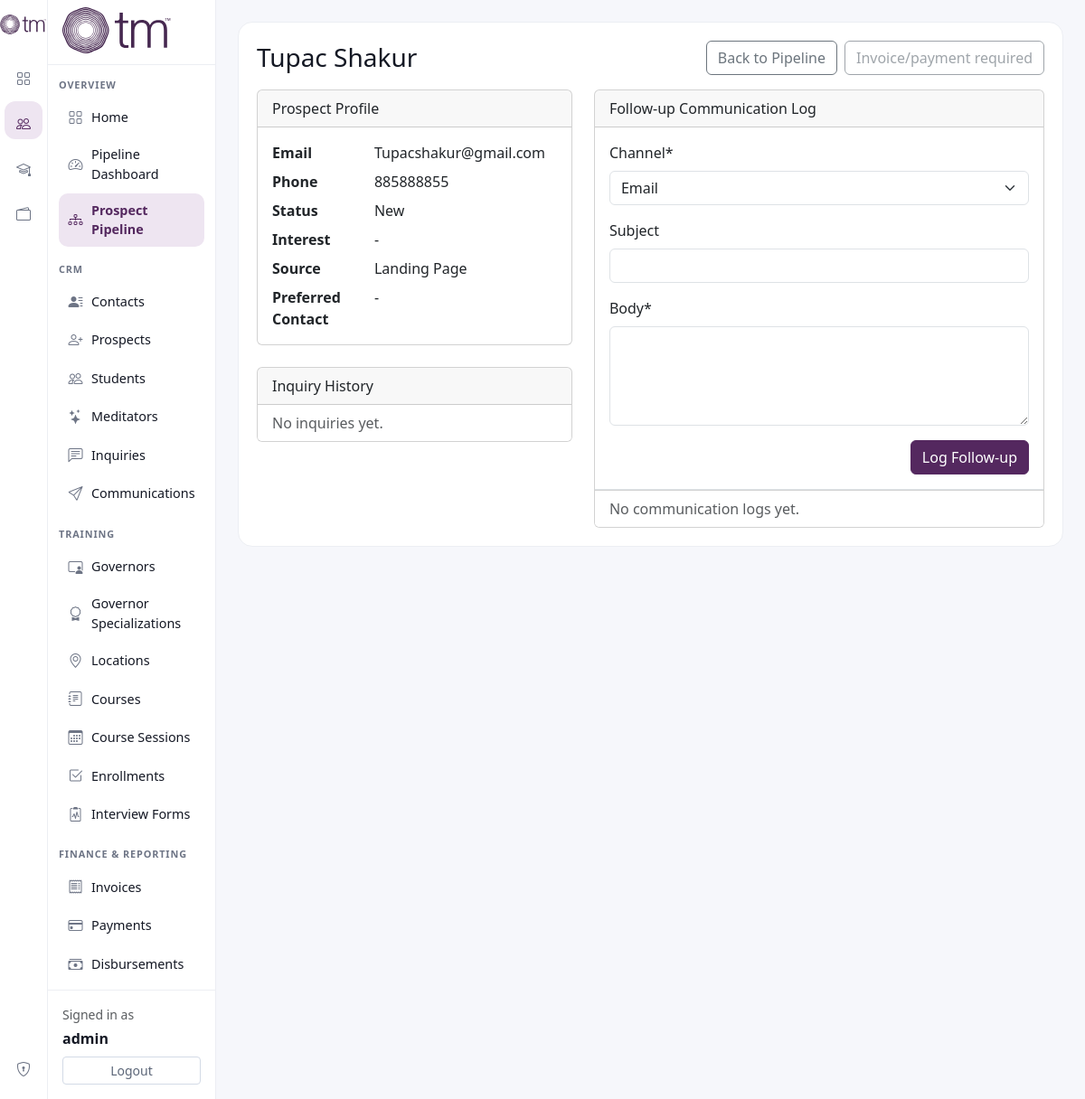
The page /pipeline/prospects/1268/ (signed in) on the database its author committed.
### core/models.py (models this page shows, shortened)
class TimeStampedModel(models.Model):
    created_at = models.DateTimeField(auto_now_add=True)
    updated_at = models.DateTimeField(auto_now=True)
    class Meta:
        abstract = True

class Prospect(TimeStampedModel):
    BAD_LEAD_ATTEMPT_THRESHOLD = 4
    uuid = models.UUIDField(default=uuid.uuid4, editable=False, unique=True)
    crm_reference = models.CharField(max_length=30, unique=True, editable=False)
    owner = models.ForeignKey(
        settings.AUTH_USER_MODEL,
        on_delete=models.CASCADE,
        related_name="owned_prospects",
        null=True,
        blank=True,
    )
    contact = models.OneToOneField(
        "Contact",
        on_delete=models.PROTECT,
        related_name="prospect",
        null=True,
        blank=True,
    )
    preferred_contact_method = models.CharField(
        max_length=30,
        choices=ContactMethod.choices,
        blank=True,
    )
    source = models.CharField(max_length=100, blank=True)
    status = models.CharField(
        max_length=20,
        choices=ProspectStatus.choices,
        default=ProspectStatus.NEW,
    )
    teacher = models.ForeignKey(
        "Teacher",
        on_delete=models.SET_NULL,
        null=True,
        blank=True,
        related_name="prospects",
    )
    course_interest = models.ForeignKey(
        "Course",
        on_delete=models.SET_NULL,
        null=True,
        blank=True,
        related_name="interested_prospects",
    )
    interest_level = models.CharField(
        max_length=10,
        choices=InterestLevel.choices,
        blank=True,
    )
    notes = models.TextField(blank=True)
    is_archived = models.BooleanField(default=False)
    converted_to_student = models.BooleanField(default=False)
    converted_student = models.ForeignKey(
        "Student",
        on_delete=models.SET_NULL,
        null=True,
        blank=True,
        related_name="source_prospects",
    )
    converted_at = models.DateTimeField(null=True, blank=True)
    class Meta:
        ordering = ["-created_at"]
        indexes = [
            models.Index(fields=["status"]),
            models.Index(fields=["is_archived"]),
            models.Index(fields=["created_at"]),
        ]
    @property
    def first_name(self) -> str:
        return self.contact.first_name if self.contact_id else ""
    @property
    def last_name(self) -> str:
        return self.contact.last_name if self.contact_id else ""
    @property
    def email(self) -> str:
        return self.contact.email if self.contact_id else ""
    @property
    def phone(self) -> str:
        return self.contact.phone_number if self.contact_id else ""

class Contact(TimeStampedModel):
    uuid = models.UUIDField(default=uuid.uuid4, editable=False, unique=True)
    crm_reference = models.CharField(max_length=30, unique=True, editable=False)
    first_name = models.CharField(max_length=100)
    last_name = models.CharField(max_length=100)
    email = models.EmailField(blank=True, null=True)
    phone_number = models.CharField(max_length=30, blank=True, null=True)
    date_of_birth = models.DateField(null=True, blank=True)
    address = models.TextField(blank=True)
    city = models.CharField(max_length=100, blank=True)
    province_state = models.CharField(max_length=100, blank=True)
    country = models.CharField(max_length=100, blank=True)
    class Meta:
        ordering = ["first_name", "last_name"]
        indexes = [
            models.Index(fields=["email"]),
            models.Index(fields=["phone_number"]),
        ]
        constraints = [
            models.UniqueConstraint(
                Lower("email"),
                condition=Q(email__isnull=False) & ~Q(email=""),
                name="unique_contact_email_ci_nonempty",
            )
        ]

### core/views.py (the view)
class ProspectPipelineDetailView(ProductLoginRequiredMixin, DetailView):
    model = Prospect
    template_name = "core/prospect_pipeline/prospect_detail.html"
    context_object_name = "prospect"
    def get_queryset(self):
        return get_user_scoped_prospect_queryset(self.request.user)
    def get_context_data(self, **kwargs):
        context = super().get_context_data(**kwargs)
        context.update(get_prospect_detail_context(self.object))
        if "follow_up_form" not in context:
            context["follow_up_form"] = ProspectFollowUpForm()
        return context

### core/forms.py
class ProspectFollowUpForm(forms.Form):
    channel = forms.ChoiceField(choices=CommunicationChannel.choices)
    subject = forms.CharField(required=False, max_length=255)
    body = forms.CharField(widget=forms.Textarea(attrs={"rows": 4}))

### core/services/prospect_conversion.py (called while the page is built, shortened)
def _blocked(message, *, invoice_id=None, outstanding=MONEY_ZERO):
    return ProspectConversionEligibility(
        eligible=False,
        message=f"Cannot convert this prospect: {message}",
        invoice_id=invoice_id,
        outstanding_balance=outstanding,
    )

def _evaluate_invoice_rows(rows):
    rows = list(rows)
    if not rows:
        return _blocked("no donation statement has been issued.")
    active_rows = [row for row in rows if row["status"] != InvoiceStatus.CANCELLED]
    if not active_rows:
        return _blocked("no valid donation statement has been issued.")
    draft = next(
        (row for row in active_rows if row["status"] not in ISSUED_INVOICE_STATUSES),
        None,
    )
    if draft:
        return _blocked(
            "the donation statement has not been issued.",
            invoice_id=draft["pk"],
        )
    for row in active_rows:
        invoice_id = row["pk"]
        if not row["confirmed_payment_count"]:
            return _blocked(
                "payment has not been received.",
                invoice_id=invoice_id,
            )
    return ProspectConversionEligibility(eligible=True)

def get_prospect_conversion_eligibility(prospect: Prospect):
    rows = _invoice_rows_for_prospects([prospect.pk])
    return _evaluate_invoice_rows(rows)

### core/services/prospect_pipeline.py (called while the page is built)
def get_user_scoped_prospect_queryset(user, *, include_archived: bool = False):
    if not user or not getattr(user, "is_authenticated", False):
        return Prospect.objects.none()
    if user.is_staff or user.is_superuser:
        queryset = Prospect.objects.all()
    else:
        queryset = Prospect.objects.filter(owner=user)
    if not include_archived:
        queryset = queryset.filter(is_archived=False).exclude(
            Q(converted_to_student=True)
            | Q(converted_student__isnull=False)
            | Q(status=ProspectStatus.CONVERTED)
        )
    return queryset

### core/templates/core/prospect_pipeline/prospect_detail.html (shortened to what this page needs)
{% extends "core/crud/base.html" %}
{% block content %}
<div class="d-flex justify-content-between align-items-center mb-3">
  <h1 class="h3 mb-0">{{ prospect.first_name }} {{ prospect.last_name }}</h1>
  <div class="d-flex gap-2">
    <a href="{% url 'core:prospect-pipeline-list' %}" class="btn btn-outline-secondary">Back to Pipeline</a>
    {% if is_converted %}
      <span class="btn btn-success disabled">Already Converted</span>
    {% elif conversion_eligibility.eligible %}
      <form method="post" action="{% url 'core:prospect-pipeline-convert' prospect.pk %}">
        {% csrf_token %}
        <button type="submit" class="btn btn-primary">Convert to Student</button>
      </form>
    {% else %}
      <span class="d-inline-block" tabindex="0" title="{{ conversion_eligibility.message }}">
        <button type="button" class="btn btn-outline-secondary" disabled aria-disabled="true">Invoice/payment required</button>
      </span>
    {% endif %}
  </div>
</div>
<div class="row g-4">
  <div class="col-lg-5">
    <div class="card mb-4">
      <div class="card-header">Prospect Profile</div>
      <div class="card-body">
        <dl class="row mb-0">
          <dt class="col-sm-4">Email</dt><dd class="col-sm-8">{{ prospect.email }}</dd>
          <dt class="col-sm-4">Phone</dt><dd class="col-sm-8">{{ prospect.phone|default:"-" }}</dd>
          <dt class="col-sm-4">Status</dt><dd class="col-sm-8">{{ prospect.get_status_display }}</dd>
          <dt class="col-sm-4">Interest</dt><dd class="col-sm-8">{{ prospect.get_interest_level_display|default:"-" }}</dd>
          <dt class="col-sm-4">Source</dt><dd class="col-sm-8">{{ prospect.source|default:"-" }}</dd>
          <dt class="col-sm-4">Preferred Contact</dt><dd class="col-sm-8">{{ prospect.get_preferred_contact_method_display|default:"-" }}</dd>
        </dl>
      </div>
    </div>
    <div class="card">
      <div class="card-header">Inquiry History</div>
      <div class="list-group list-group-flush">
        {% for inquiry in inquiries %}
          <div class="list-group-item">
            <div class="d-flex justify-content-between align-items-start">
              <div>
                <div class="fw-semibold">{{ inquiry.subject|default:"Inquiry" }}</div>
                <div class="small text-muted">{{ inquiry.inquiry_date }} via {{ inquiry.get_channel_display }} | {{ inquiry.get_status_display }}</div>
                <div class="mt-2">{{ inquiry.message|linebreaksbr }}</div>
              </div>
            </div>
          </div>
        {% empty %}
          <div class="list-group-item text-muted">No inquiries yet.</div>
        {% endfor %}
      </div>
    </div>
  </div>
  <div class="col-lg-7">
    {% include "core/prospect_pipeline/partials/communication_log.html" %}
  </div>
</div>
{% endblock %}

### core/templates/core/crud/base.html (shortened to what this page needs)
<!DOCTYPE html>
{% load static %}
<html lang="en">
<head>
  <link
    href="https://cdn.jsdelivr.net/npm/bootstrap@5.3.3/dist/css/bootstrap.min.css"
    rel="stylesheet"
  >
  <link
    rel="stylesheet"
    href="https://cdn.jsdelivr.net/npm/bootstrap-icons@1.11.3/font/bootstrap-icons.min.css"
  >
</head>
<body>
  <div class="crm-layout d-flex">
    <aside class="icon-rail d-none d-lg-flex flex-column align-items-center py-3 position-sticky top-0 vh-100">
      <a class="mb-4 d-inline-flex justify-content-center" href="{% url 'core:home' %}" title="TMIS">
        <img src="{% static 'core/images/tmis-logo.svg' %}" alt="TMIS CRM" class="brand-mark">
      </a>
      <nav class="d-flex flex-column align-items-center gap-2">
        <a class="icon-link{% if request.path == '/' %} active{% endif %}" href="{% url 'core:home' %}" title="Home">
          <i class="bi bi-grid"></i>
        </a>
        <a class="icon-link{% if '/pipeline/' in request.path or '/prospects/' in request.path or '/students/' in request.path or '/inquiries/' in request.path or '/communications/' in request.path or '/contacts/' in request.path %} active{% endif %}" href="{% url 'core:prospect-list' %}" title="CRM">
          <i class="bi bi-people"></i>
        </a>
        <a class="icon-link" href="{% url 'core:teacher-list' %}" title="Training">
          <i class="bi bi-mortarboard"></i>
        </a>
        <a class="icon-link{% if '/invoices/' in request.path or '/payments/' in request.path or '/disbursements/' in request.path or '/reporting/' in request.path %} active{% endif %}" href="{% url 'core:invoice-list' %}" title="Finance">
          <i class="bi bi-wallet2"></i>
        </a>
      </nav>
      <div class="mt-auto d-flex flex-column align-items-center gap-2">
        {% if request.user.is_staff %}
          <a class="icon-link" href="/admin/" title="Admin">
            <i class="bi bi-shield-lock"></i>
          </a>
        {% endif %}
      </div>
    </aside>
    <aside class="main-sidebar d-none d-lg-flex flex-column position-sticky top-0 vh-100">
      <div class="sidebar-header px-3 d-flex align-items-center">
        <div>
          <img src="{% static 'core/images/tmis-logo.svg' %}" alt="TMIS CRM" class="sidebar-logo mb-1">
        </div>
      </div>
      <nav class="main-nav">
        {% include "core/crud/partials/sidebar_nav.html" %}
      </nav>
      <div class="sidebar-account p-3 mt-auto">
        {% if request.user.is_authenticated %}
          <div class="small text-muted mb-1">Signed in as</div>
          <div class="fw-semibold mb-2 text-truncate">{{ request.user.get_username }}</div>
          <form method="post" action="{% url 'logout' %}">
            <button type="submit" class="btn btn-logout btn-sm w-100">Logout</button>
          </form>
        {% else %}
          <a class="btn btn-outline-primary btn-sm w-100" href="{% url 'core:login' %}?next={{ request.path|urlencode }}">Login</a>
        {% endif %}
      </div>
    </aside>
    <main class="content-shell">
      <div class="content-card">
        {% block content %}{% endblock %}
      </div>
    </main>
  </div>
</body>
</html>

### core/templates/core/crud/base.html (style rules this page uses)
:root { --color-brand-primary: #54285f; --color-brand-primary-rgb: 84, 40, 95; --color-success: #249653; --color-success-rgb: 36, 150, 83; --color-warning: #d97706; --color-danger: #c2413b; --color-neutral: #94a3b8; --color-neutral-rgb: 148, 163, 184; --color-success-soft: #eaf8ef; --color-warning-soft: #fff5e8; --color-danger-soft: #fdf0ef; --brand-primary: var(--color-brand-primary); --brand-primary-rgb: var(--color-brand-primary-rgb); --brand-primary-hover: #43204c; --brand-primary-soft: #f8f3fa; --brand-primary-subtle: #f4eef6; --brand-primary-active: #eee5f1; --brand-primary-border: #d9cadd; --crm-bg: #f6f7fb; --crm-border: #eceef3; --crm-text: #141824; --crm-muted: #6d7485; --crm-hover: var(--brand-primary-subtle); --crm-active: var(--brand-primary-active); --crm-primary: var(--brand-primary); --crm-primary-strong: var(--brand-primary-hover); --crm-primary-soft: var(--brand-primary-soft); --icon-rail-width: 70px; --main-sidebar-width: 240px; }
body { background: var(--crm-bg); color: var(--crm-text); overflow-x: hidden; }
.crm-layout { min-height: 100vh; }
.icon-rail { width: var(--icon-rail-width); border-right: 1px solid var(--crm-border); background: #fff; z-index: 1025; }
.icon-rail .brand-mark { width: 52px; height: auto; display: block; }
.icon-link { width: 42px; height: 42px; border-radius: 12px; color: var(--crm-muted); display: inline-flex; align-items: center; justify-content: center; text-decoration: none; transition: all 0.15s ease; }
.icon-link.active { background: var(--crm-active); color: var(--crm-primary); }
.main-sidebar { width: var(--main-sidebar-width); border-right: 1px solid var(--crm-border); background: #fff; z-index: 1024; }
.sidebar-header { min-height: 72px; border-bottom: 1px solid var(--crm-border); }
.sidebar-logo { width: 122px; height: auto; display: block; }
.main-nav { overflow-y: auto; height: calc(100vh - 72px - 124px); }
a { color: var(--crm-primary); }
.sidebar-account { border-top: 1px solid var(--crm-border); background: #fff; }
.content-shell { min-width: 0; flex: 1 1 auto; padding: 1.25rem; }
.content-card { background: #fff; border: 1px solid var(--crm-border); border-radius: 16px; padding: 1rem; }
.btn-logout { color: #5c6678; border-color: #d3dae6; background: #fff; }
@media (min-width: 992px) { .content-shell { padding: 1.5rem; } }
@media (min-width: 992px) { .content-card { padding: 1.25rem; } }

### rows shown on the page
Prospect: first_name "Tupac", last_name "Shakur", email "Tupacshakur@gmail.com", phone "885888855", status "New", interest_level "-", source "Landing Page", preferred_contact_method "-"

### other values the page prints
{{ request.user.get_username }} "admin"
